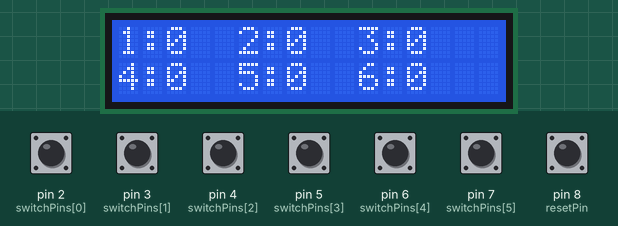
Recording of a sketch running on a simulated Arduino Uno, built with avr-gcc and run on an emulated ATmega328P. On the bench: 16×2 character LCD. The test bench sets the inputs (shaded band); at power-on: pin 2 (switchPins[0]), pin 3 (switchPins[1]), pin 4 (switchPins[2]), pin 5 (switchPins[3]), pin 6 (switchPins[4]), pin 7 (switchPins[5]), pin 8 (resetPin) HIGH.

Above: at 3.3 s.
3.4 s: pin 8 (resetPin) pulled LOW for 0.15 s
At 4.1 s:
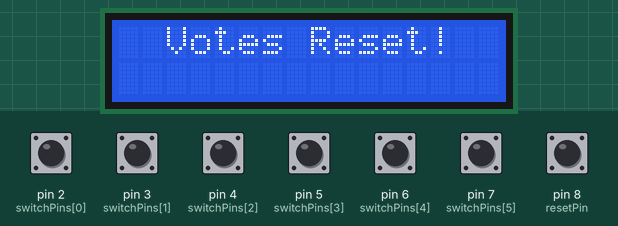
5.9 s: pin 2 (switchPins[0]) pulled LOW for 0.15 s
At 6.2 s:
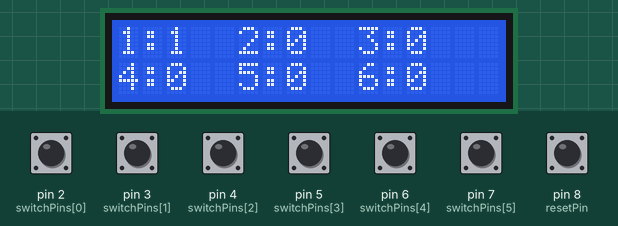
7.5 s: pin 3 (switchPins[1]) pulled LOW for 0.15 s
At 8.6 s:
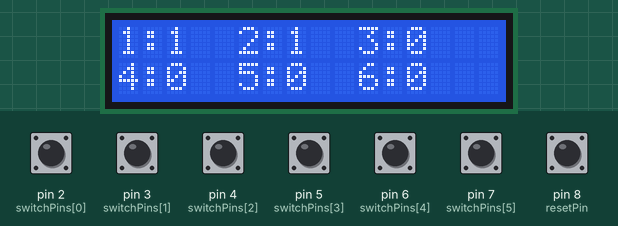
9.1 s: pin 4 (switchPins[2]) pulled LOW for 0.15 s
At 9.8 s:
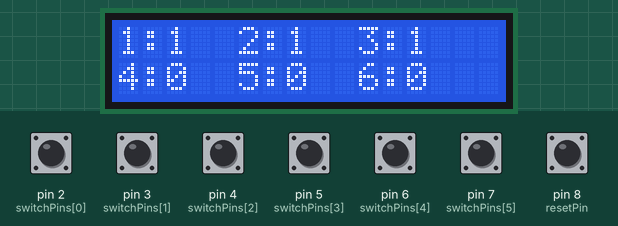
10.7 s: pin 5 (switchPins[3]) pulled LOW for 0.15 s
At 11.1 s:
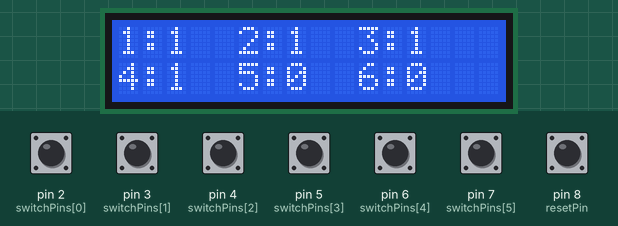
12.3 s: pin 6 (switchPins[4]) pulled LOW for 0.15 s
At 13.5 s:
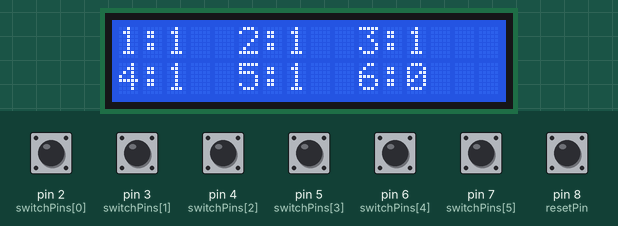
Timing chart, 0 to 14.9 s (numbered marks = the images above; inputs shaded):
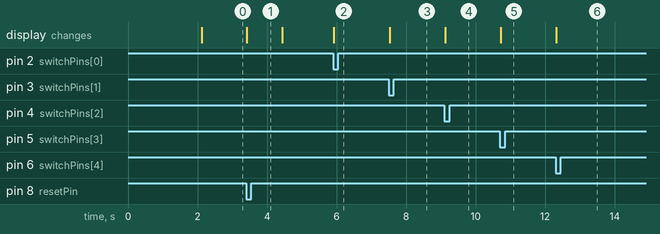

Measured:
- after the input at 3.4 s, the display: changes at once (image 1)
- after the input at 5.9 s, the display: changes at once (image 2)
- after the input at 7.5 s, the display: changes at once (image 3)
- after the input at 9.1 s, the display: changes at once (image 4)
- after the input at 10.7 s, the display: changes at once (image 5)
- after the input at 12.3 s, the display: changes at once (image 6)

The sketch:

voting_machine_6students.ino
```cpp
#include <Wire.h>
#include <LiquidCrystal_I2C.h>

// Set I2C address (0x27 or 0x3F)
LiquidCrystal_I2C lcd(0x27, 16, 2);

const int NUM_CANDIDATES = 6;

// Pin assignments using ONLY digital pins (2 through 7)
const int switchPins[NUM_CANDIDATES] = {2, 3, 4, 5, 6, 7};
const int resetPin = 8; // Digital Pin 8 for Reset

// Vote counters
int votes[NUM_CANDIDATES] = {0, 0, 0, 0, 0, 0};

// State tracking for debouncing
bool lastState[NUM_CANDIDATES] = {HIGH, HIGH, HIGH, HIGH, HIGH, HIGH};
bool lastStateReset = HIGH;

unsigned long lastDebounceTime[NUM_CANDIDATES] = {0, 0, 0, 0, 0, 0};
unsigned long lastDebounceTimeReset = 0;
const unsigned long debounceDelay = 50; // 50ms bounce protection

void setup() {
  lcd.init();
  lcd.backlight();

  // Configure switch pins with internal pull-ups
  for (int i = 0; i < NUM_CANDIDATES; i++) {
    pinMode(switchPins[i], INPUT_PULLUP);
  }
  pinMode(resetPin, INPUT_PULLUP);

  // Startup Message
  lcd.setCursor(0, 0);
  lcd.print("6-Way Voting System");
  lcd.setCursor(0, 1);
  lcd.print(" Digital Pins Only ");
  delay(2000);

  updateDisplay();
}

void loop() {
  unsigned long currentMillis = millis();

  // --- Read All 6 Candidate Switches ---
  for (int i = 0; i < NUM_CANDIDATES; i++) {
    bool reading = digitalRead(switchPins[i]);

    if (reading != lastState[i] && (currentMillis - lastDebounceTime[i]) > debounceDelay) {
      lastDebounceTime[i] = currentMillis;
      if (reading == LOW) { // Switch pressed (grounded)
        votes[i]++;
        updateDisplay();
      }
      lastState[i] = reading;
    }
  }

  // --- Read Reset Button ---
  bool readingReset = digitalRead(resetPin);
  if (readingReset != lastStateReset && (currentMillis - lastDebounceTimeReset) > debounceDelay) {
    lastDebounceTimeReset = currentMillis;
    if (readingReset == LOW) {
      for (int i = 0; i < NUM_CANDIDATES; i++) {
        votes[i] = 0;
      }
      lcd.clear();
      lcd.setCursor(0, 0);
      lcd.print("  Votes Reset!  ");
      delay(1000);
      updateDisplay();
    }
    lastStateReset = readingReset;
  }
}

// Function to update the 16x2 LCD display
void updateDisplay() {
  lcd.clear();

  // Top Line: C1, C2, C3
  lcd.setCursor(0, 0);
  lcd.print("1:"); lcd.print(votes[0]);
  lcd.setCursor(5, 0);
  lcd.print("2:"); lcd.print(votes[1]);
  lcd.setCursor(10, 0);
  lcd.print("3:"); lcd.print(votes[2]);

  // Bottom Line: C4, C5, C6
  lcd.setCursor(0, 1);
  lcd.print("4:"); lcd.print(votes[3]);
  lcd.setCursor(5, 1);
  lcd.print("5:"); lcd.print(votes[4]);
  lcd.setCursor(10, 1);
  lcd.print("6:"); lcd.print(votes[5]);
}
```
